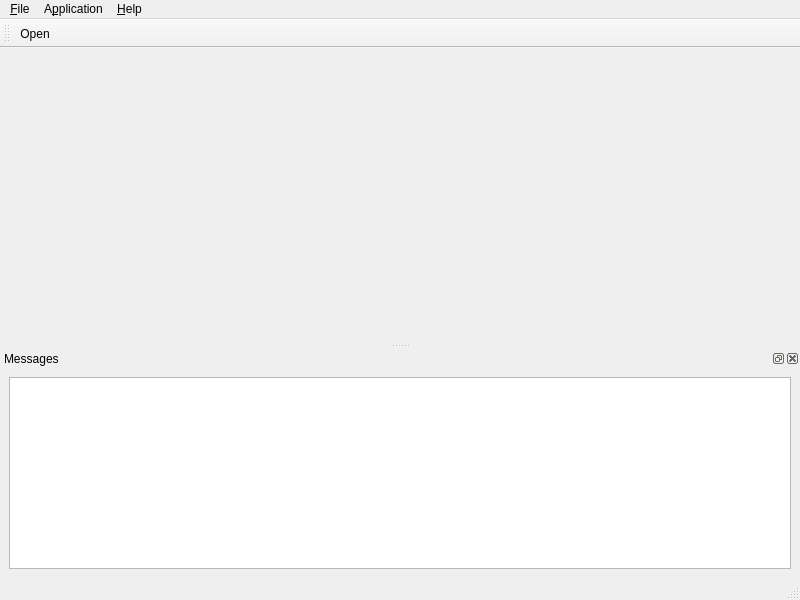
<?xml version="1.0" encoding="UTF-8"?>
<ui version="4.0">
 <class>MainWindow</class>
 <widget class="QMainWindow" name="MainWindow">
  <property name="geometry">
   <rect>
    <x>0</x>
    <y>0</y>
    <width>800</width>
    <height>600</height>
   </rect>
  </property>
  <property name="windowTitle">
   <string>MainWindow</string>
  </property>
  <widget class="QWidget" name="centralWidget">
   <layout class="QVBoxLayout" name="centralLayout"/>
  </widget>
  <widget class="QMenuBar" name="menubar">
   <property name="geometry">
    <rect>
     <x>0</x>
     <y>0</y>
     <width>800</width>
     <height>18</height>
    </rect>
   </property>
   <widget class="QMenu" name="menuHelp">
    <property name="title">
     <string>&amp;Help</string>
    </property>
    <addaction name="actionAbout"/>
    <addaction name="actionAbout_Qt"/>
   </widget>
   <widget class="QMenu" name="menuFile">
    <property name="title">
     <string>&amp;File</string>
    </property>
    <addaction name="actionOpen"/>
    <addaction name="separator"/>
    <addaction name="actionExit"/>
   </widget>
   <widget class="QMenu" name="menuApplication">
    <property name="title">
     <string>A&amp;pplication</string>
    </property>
   </widget>
   <addaction name="menuFile"/>
   <addaction name="menuApplication"/>
   <addaction name="menuHelp"/>
  </widget>
  <widget class="SmartStatusBar" name="statusBar"/>
  <widget class="QDockWidget" name="messageDock">
   <property name="features">
    <set>QDockWidget::AllDockWidgetFeatures</set>
   </property>
   <property name="windowTitle">
    <string>Messages</string>
   </property>
   <attribute name="dockWidgetArea">
    <number>8</number>
   </attribute>
   <widget class="QWidget" name="messageDockContents">
    <layout class="QVBoxLayout" name="verticalLayout_2">
     <item>
      <widget class="MessageArea" name="messageArea">
       <property name="readOnly">
        <bool>true</bool>
       </property>
      </widget>
     </item>
    </layout>
   </widget>
  </widget>
  <widget class="QToolBar" name="toolBar">
   <property name="windowTitle">
    <string>toolBar</string>
   </property>
   <attribute name="toolBarArea">
    <enum>TopToolBarArea</enum>
   </attribute>
   <attribute name="toolBarBreak">
    <bool>false</bool>
   </attribute>
   <addaction name="actionOpen"/>
  </widget>
  <action name="actionAbout">
   <property name="text">
    <string>&amp;About</string>
   </property>
   <property name="statusTip">
    <string>Informations about application</string>
   </property>
  </action>
  <action name="actionAbout_Qt">
   <property name="text">
    <string>About &amp;Qt</string>
   </property>
   <property name="statusTip">
    <string>Informations about Qt</string>
   </property>
  </action>
  <action name="actionExit">
   <property name="text">
    <string>E&amp;xit</string>
   </property>
   <property name="statusTip">
    <string>Exit the application</string>
   </property>
   <property name="shortcut">
    <string>Ctrl+Q</string>
   </property>
  </action>
  <action name="actionOpen">
   <property name="icon">
    <iconset theme="document_open" resource="../AppFull.qrc">
     <normaloff>:/icons/ic_open_in_browser_black_48dp.png</normaloff>:/icons/ic_open_in_browser_black_48dp.png</iconset>
   </property>
   <property name="text">
    <string>&amp;Open...</string>
   </property>
   <property name="shortcut">
    <string>Ctrl+O</string>
   </property>
  </action>
 </widget>
 <customwidgets>
  <customwidget>
   <class>SmartStatusBar</class>
   <extends>QStatusBar</extends>
   <header>../src/SmartStatusBar.hpp</header>
  </customwidget>
  <customwidget>
   <class>MessageArea</class>
   <extends>QTextEdit</extends>
   <header>../src/MessageArea.hpp</header>
  </customwidget>
 </customwidgets>
 <resources>
  <include location="../AppFull.qrc"/>
 </resources>
 <connections>
  <connection>
   <sender>actionAbout</sender>
   <signal>triggered()</signal>
   <receiver>MainWindow</receiver>
   <slot>about()</slot>
   <hints>
    <hint type="sourcelabel">
     <x>-1</x>
     <y>-1</y>
    </hint>
    <hint type="destinationlabel">
     <x>399</x>
     <y>299</y>
    </hint>
   </hints>
  </connection>
  <connection>
   <sender>actionAbout_Qt</sender>
   <signal>triggered()</signal>
   <receiver>MainWindow</receiver>
   <slot>aboutQt()</slot>
   <hints>
    <hint type="sourcelabel">
     <x>-1</x>
     <y>-1</y>
    </hint>
    <hint type="destinationlabel">
     <x>399</x>
     <y>299</y>
    </hint>
   </hints>
  </connection>
  <connection>
   <sender>actionExit</sender>
   <signal>triggered()</signal>
   <receiver>MainWindow</receiver>
   <slot>close()</slot>
   <hints>
    <hint type="sourcelabel">
     <x>-1</x>
     <y>-1</y>
    </hint>
    <hint type="destinationlabel">
     <x>399</x>
     <y>299</y>
    </hint>
   </hints>
  </connection>
 </connections>
 <slots>
  <slot>about()</slot>
  <slot>aboutQt()</slot>
 </slots>
</ui>
